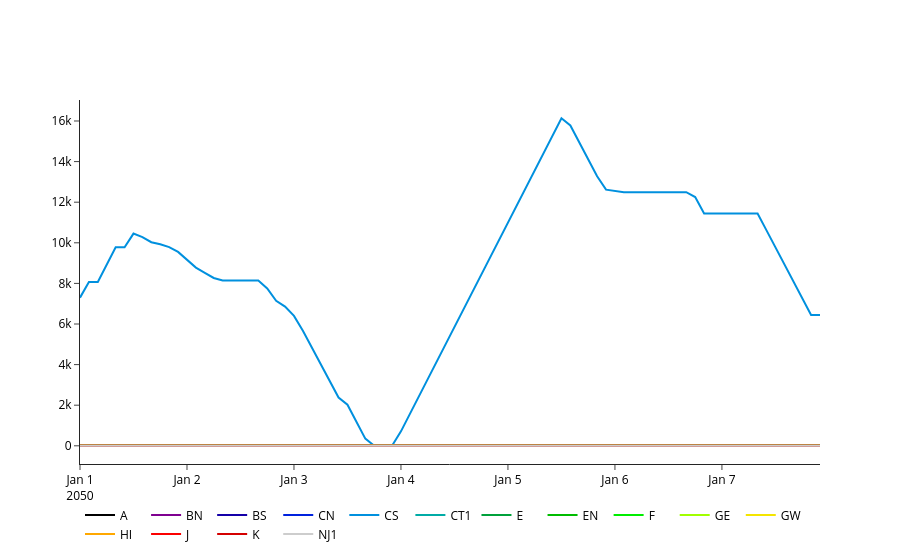

The code cell stored with this chart in its notebook:
### Code cell
#for plotting from P1
key = 'Storage_Level'
stor_tech='Cavern'

plot(d2[key].xs(stor_tech))
